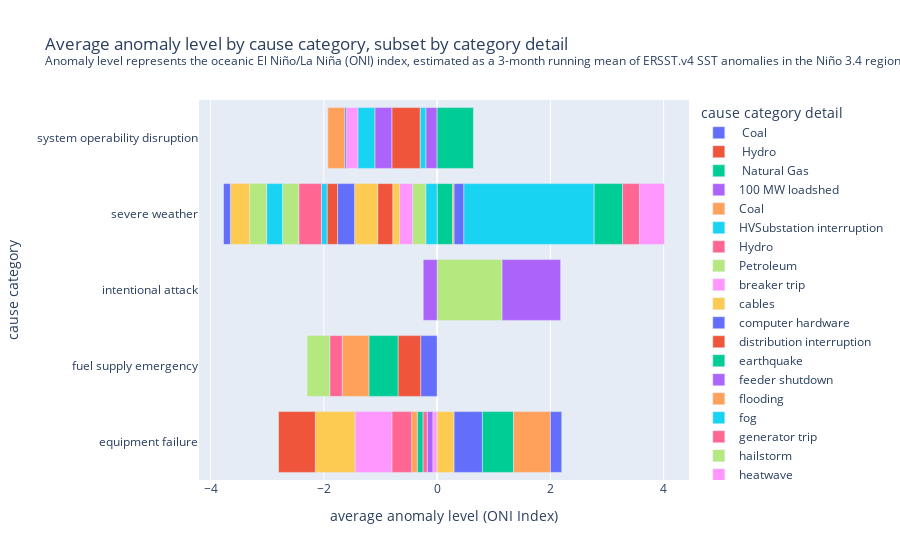

This figure's notebook cell:
### Code cell
# Get pivot table of average anomaly level by cause category and category detail

group2 = pd.pivot_table(df, index=['CAUSE.CATEGORY'], \
    columns=['CAUSE.CATEGORY.DETAIL'], values='ANOMALY.LEVEL', aggfunc=np.mean)
fig7 = group2.plot(kind='barh', \
    title='Average anomaly level by cause category, subset by category '+
    'detail<br><sup>Anomaly level represents the oceanic El Niño/La Niña (ONI)'+
    ' index, estimated as a 3-month running mean of ERSST.v4 SST anomalies in'+
    ' the Niño 3.4 region</sup>',
    labels={'CAUSE.CATEGORY': 'cause category', 'value': 'average anomaly level (ONI Index)'})
fig7.update_layout(legend=dict(title='cause category detail'))
fig7

### Figure 1 — Plotly figure (JSON) as saved in the notebook; plotly's stock layout.template omitted (floating-point values rounded to 4 significant figures)
{"data": [{"alignmentgroup": "True", "hovertemplate": "CAUSE.CATEGORY.DETAIL= Coal<br>average anomaly level (ONI Index)=%{x}<br>cause category=%{y}<extra></extra>", "legendgroup": " Coal", "marker": {"color": "#636efa", "pattern": {"shape": ""}}, "name": " Coal", "offsetgroup": " Coal", "orientation": "h", "showlegend": true, "textposition": "auto", "type": "bar", "x": [null, -0.29, null, null, null], "xaxis": "x", "y": ["equipment failure", "fuel supply emergency", "intentional attack", "severe weather", "system operability disruption"], "yaxis": "y"}, {"alignmentgroup": "True", "hovertemplate": "CAUSE.CATEGORY.DETAIL= Hydro<br>average anomaly level (ONI Index)=%{x}<br>cause category=%{y}<extra></extra>", "legendgroup": " Hydro", "marker": {"color": "#EF553B", "pattern": {"shape": ""}}, "name": " Hydro", "offsetgroup": " Hydro", "orientation": "h", "showlegend": true, "textposition": "auto", "type": "bar", "x": [null, -0.4, null, null, null], "xaxis": "x", "y": ["equipment failure", "fuel supply emergency", "intentional attack", "severe weather", "system operability disruption"], "yaxis": "y"}, {"alignmentgroup": "True", "hovertemplate": "CAUSE.CATEGORY.DETAIL= Natural Gas<br>average anomaly level (ONI Index)=%{x}<br>cause category=%{y}<extra></extra>", "legendgroup": " Natural Gas", "marker": {"color": "#00cc96", "pattern": {"shape": ""}}, "name": " Natural Gas", "offsetgroup": " Natural Gas", "orientation": "h", "showlegend": true, "textposition": "auto", "type": "bar", "x": [null, -0.5143, null, null, null], "xaxis": "x", "y": ["equipment failure", "fuel supply emergency", "intentional attack", "severe weather", "system operability disruption"], "yaxis": "y"}, {"alignmentgroup": "True", "hovertemplate": "CAUSE.CATEGORY.DETAIL=100 MW loadshed<br>average anomaly level (ONI Index)=%{x}<br>cause category=%{y}<extra></extra>", "legendgroup": "100 MW loadshed", "marker": {"color": "#ab63fa", "pattern": {"shape": ""}}, "name": "100 MW loadshed", "offsetgroup": "100 MW loadshed", "orientation": "h", "showlegend": true, "textposition": "auto", "type": "bar", "x": [null, null, null, null, -0.2], "xaxis": "x", "y": ["equipment failure", "fuel supply emergency", "intentional attack", "severe weather", "system operability disruption"], "yaxis": "y"}, {"alignmentgroup": "True", "hovertemplate": "CAUSE.CATEGORY.DETAIL=Coal<br>average anomaly level (ONI Index)=%{x}<br>cause category=%{y}<extra></extra>", "legendgroup": "Coal", "marker": {"color": "#FFA15A", "pattern": {"shape": ""}}, "name": "Coal", "offsetgroup": "Coal", "orientation": "h", "showlegend": true, "textposition": "auto", "type": "bar", "x": [null, -0.4714, null, null, null], "xaxis": "x", "y": ["equipment failure", "fuel supply emergency", "intentional attack", "severe weather", "system operability disruption"], "yaxis": "y"}, {"alignmentgroup": "True", "hovertemplate": "CAUSE.CATEGORY.DETAIL=HVSubstation interruption<br>average anomaly level (ONI Index)=%{x}<br>cause category=%{y}<extra></extra>", "legendgroup": "HVSubstation interruption", "marker": {"color": "#19d3f3", "pattern": {"shape": ""}}, "name": "HVSubstation interruption", "offsetgroup": "HVSubstation interruption", "orientation": "h", "showlegend": true, "textposition": "auto", "type": "bar", "x": [null, null, null, null, -0.1], "xaxis": "x", "y": ["equipment failure", "fuel supply emergency", "intentional attack", "severe weather", "system operability disruption"], "yaxis": "y"}, {"alignmentgroup": "True", "hovertemplate": "CAUSE.CATEGORY.DETAIL=Hydro<br>average anomaly level (ONI Index)=%{x}<br>cause category=%{y}<extra></extra>", "legendgroup": "Hydro", "marker": {"color": "#FF6692", "pattern": {"shape": ""}}, "name": "Hydro", "offsetgroup": "Hydro", "orientation": "h", "showlegend": true, "textposition": "auto", "type": "bar", "x": [null, -0.22, null, null, null], "xaxis": "x", "y": ["equipment failure", "fuel supply emergency", "intentional attack", "severe weather", "system operability disruption"], "yaxis": "y"}, {"alignmentgroup": "True", "hovertemplate": "CAUSE.CATEGORY.DETAIL=Petroleum<br>average anomaly level (ONI Index)=%{x}<br>cause category=%{y}<extra></extra>", "legendgroup": "Petroleum", "marker": {"color": "#B6E880", "pattern": {"shape": ""}}, "name": "Petroleum", "offsetgroup": "Petroleum", "orientation": "h", "showlegend": true, "textposition": "auto", "type": "bar", "x": [null, -0.4, null, null, null], "xaxis": "x", "y": ["equipment failure", "fuel supply emergency", "intentional attack", "severe weather", "system operability disruption"], "yaxis": "y"}, {"alignmentgroup": "True", "hovertemplate": "CAUSE.CATEGORY.DETAIL=breaker trip<br>average anomaly level (ONI Index)=%{x}<br>cause category=%{y}<extra></extra>", "legendgroup": "breaker trip", "marker": {"color": "#FF97FF", "pattern": {"shape": ""}}, "name": "breaker trip", "offsetgroup": "breaker trip", "orientation": "h", "showlegend": true, "textposition": "auto", "type": "bar", "x": [-0.075, null, null, null, null], "xaxis": "x", "y": ["equipment failure", "fuel supply emergency", "intentional attack", "severe weather", "system operability disruption"], "yaxis": "y"}, {"alignmentgroup": "True", "hovertemplate": "CAUSE.CATEGORY.DETAIL=cables<br>average anomaly level (ONI Index)=%{x}<br>cause category=%{y}<extra></extra>", "legendgroup": "cables", "marker": {"color": "#FECB52", "pattern": {"shape": ""}}, "name": "cables", "offsetgroup": "cables", "orientation": "h", "showlegend": true, "textposition": "auto", "type": "bar", "x": [0.3, null, null, null, null], "xaxis": "x", "y": ["equipment failure", "fuel supply emergency", "intentional attack", "severe weather", "system operability disruption"], "yaxis": "y"}, {"alignmentgroup": "True", "hovertemplate": "CAUSE.CATEGORY.DETAIL=computer hardware<br>average anomaly level (ONI Index)=%{x}<br>cause category=%{y}<extra></extra>", "legendgroup": "computer hardware", "marker": {"color": "#636efa", "pattern": {"shape": ""}}, "name": "computer hardware", "offsetgroup": "computer hardware", "orientation": "h", "showlegend": true, "textposition": "auto", "type": "bar", "x": [0.5, null, null, null, null], "xaxis": "x", "y": ["equipment failure", "fuel supply emergency", "intentional attack", "severe weather", "system operability disruption"], "yaxis": "y"}, {"alignmentgroup": "True", "hovertemplate": "CAUSE.CATEGORY.DETAIL=distribution interruption<br>average anomaly level (ONI Index)=%{x}<br>cause category=%{y}<extra></extra>", "legendgroup": "distribution interruption", "marker": {"color": "#EF553B", "pattern": {"shape": ""}}, "name": "distribution interruption", "offsetgroup": "distribution interruption", "orientation": "h", "showlegend": true, "textposition": "auto", "type": "bar", "x": [null, null, null, null, -0.5], "xaxis": "x", "y": ["equipment failure", "fuel supply emergency", "intentional attack", "severe weather", "system operability disruption"], "yaxis": "y"}, {"alignmentgroup": "True", "hovertemplate": "CAUSE.CATEGORY.DETAIL=earthquake<br>average anomaly level (ONI Index)=%{x}<br>cause category=%{y}<extra></extra>", "legendgroup": "earthquake", "marker": {"color": "#00cc96", "pattern": {"shape": ""}}, "name": "earthquake", "offsetgroup": "earthquake", "orientation": "h", "showlegend": true, "textposition": "auto", "type": "bar", "x": [null, null, null, 0.275, null], "xaxis": "x", "y": ["equipment failure", "fuel supply emergency", "intentional attack", "severe weather", "system operability disruption"], "yaxis": "y"}, {"alignmentgroup": "True", "hovertemplate": "CAUSE.CATEGORY.DETAIL=feeder shutdown<br>average anomaly level (ONI Index)=%{x}<br>cause category=%{y}<extra></extra>", "legendgroup": "feeder shutdown", "marker": {"color": "#ab63fa", "pattern": {"shape": ""}}, "name": "feeder shutdown", "offsetgroup": "feeder shutdown", "orientation": "h", "showlegend": true, "textposition": "auto", "type": "bar", "x": [-0.1, null, null, null, null], "xaxis": "x", "y": ["equipment failure", "fuel supply emergency", "intentional attack", "severe weather", "system operability disruption"], "yaxis": "y"}, {"alignmentgroup": "True", "hovertemplate": "CAUSE.CATEGORY.DETAIL=flooding<br>average anomaly level (ONI Index)=%{x}<br>cause category=%{y}<extra></extra>", "legendgroup": "flooding", "marker": {"color": "#FFA15A", "pattern": {"shape": ""}}, "name": "flooding", "offsetgroup": "flooding", "orientation": "h", "showlegend": true, "textposition": "auto", "type": "bar", "x": [null, null, null, 0.025, null], "xaxis": "x", "y": ["equipment failure", "fuel supply emergency", "intentional attack", "severe weather", "system operability disruption"], "yaxis": "y"}, {"alignmentgroup": "True", "hovertemplate": "CAUSE.CATEGORY.DETAIL=fog<br>average anomaly level (ONI Index)=%{x}<br>cause category=%{y}<extra></extra>", "legendgroup": "fog", "marker": {"color": "#19d3f3", "pattern": {"shape": ""}}, "name": "fog", "offsetgroup": "fog", "orientation": "h", "showlegend": true, "textposition": "auto", "type": "bar", "x": [null, null, null, -0.2, null], "xaxis": "x", "y": ["equipment failure", "fuel supply emergency", "intentional attack", "severe weather", "system operability disruption"], "yaxis": "y"}, {"alignmentgroup": "True", "hovertemplate": "CAUSE.CATEGORY.DETAIL=generator trip<br>average anomaly level (ONI Index)=%{x}<br>cause category=%{y}<extra></extra>", "legendgroup": "generator trip", "marker": {"color": "#FF6692", "pattern": {"shape": ""}}, "name": "generator trip", "offsetgroup": "generator trip", "orientation": "h", "showlegend": true, "textposition": "auto", "type": "bar", "x": [-0.075, null, null, null, null], "xaxis": "x", "y": ["equipment failure", "fuel supply emergency", "intentional attack", "severe weather", "system operability disruption"], "yaxis": "y"}, {"alignmentgroup": "True", "hovertemplate": "CAUSE.CATEGORY.DETAIL=hailstorm<br>average anomaly level (ONI Index)=%{x}<br>cause category=%{y}<extra></extra>", "legendgroup": "hailstorm", "marker": {"color": "#B6E880", "pattern": {"shape": ""}}, "name": "hailstorm", "offsetgroup": "hailstorm", "orientation": "h", "showlegend": true, "textposition": "auto", "type": "bar", "x": [null, null, null, -0.2333, null], "xaxis": "x", "y": ["equipment failure", "fuel supply emergency", "intentional attack", "severe weather", "system operability disruption"], "yaxis": "y"}, {"alignmentgroup": "True", "hovertemplate": "CAUSE.CATEGORY.DETAIL=heatwave<br>average anomaly level (ONI Index)=%{x}<br>cause category=%{y}<extra></extra>", "legendgroup": "heatwave", "marker": {"color": "#FF97FF", "pattern": {"shape": ""}}, "name": "heatwave", "offsetgroup": "heatwave", "orientation": "h", "showlegend": true, "textposition": "auto", "type": "bar", "x": [null, null, null, -0.23, null], "xaxis": "x", "y": ["equipment failure", "fuel supply emergency", "intentional attack", "severe weather", "system operability disruption"], "yaxis": "y"}, {"alignmentgroup": "True", "hovertemplate": "CAUSE.CATEGORY.DETAIL=heavy wind<br>average anomaly level (ONI Index)=%{x}<br>cause category=%{y}<extra></extra>", "legendgroup": "heavy wind", "marker": {"color": "#FECB52", "pattern": {"shape": ""}}, "name": "heavy wind", "offsetgroup": "heavy wind", "orientation": "h", "showlegend": true, "textposition": "auto", "type": "bar", "x": [null, null, null, -0.1197, null], "xaxis": "x", "y": ["equipment failure", "fuel supply emergency", "intentional attack", "severe weather", "system operability disruption"], "yaxis": "y"}, {"alignmentgroup": "True", "hovertemplate": "CAUSE.CATEGORY.DETAIL=hurricanes<br>average anomaly level (ONI Index)=%{x}<br>cause category=%{y}<extra></extra>", "legendgroup": "hurricanes", "marker": {"color": "#636efa", "pattern": {"shape": ""}}, "name": "hurricanes", "offsetgroup": "hurricanes", "orientation": "h", "showlegend": true, "textposition": "auto", "type": "bar", "x": [null, null, null, 0.173, null], "xaxis": "x", "y": ["equipment failure", "fuel supply emergency", "intentional attack", "severe weather", "system operability disruption"], "yaxis": "y"}, {"alignmentgroup": "True", "hovertemplate": "CAUSE.CATEGORY.DETAIL=lightning<br>average anomaly level (ONI Index)=%{x}<br>cause category=%{y}<extra></extra>", "legendgroup": "lightning", "marker": {"color": "#EF553B", "pattern": {"shape": ""}}, "name": "lightning", "offsetgroup": "lightning", "orientation": "h", "showlegend": true, "textposition": "auto", "type": "bar", "x": [null, null, null, -0.2667, null], "xaxis": "x", "y": ["equipment failure", "fuel supply emergency", "intentional attack", "severe weather", "system operability disruption"], "yaxis": "y"}, {"alignmentgroup": "True", "hovertemplate": "CAUSE.CATEGORY.DETAIL=line fault<br>average anomaly level (ONI Index)=%{x}<br>cause category=%{y}<extra></extra>", "legendgroup": "line fault", "marker": {"color": "#00cc96", "pattern": {"shape": ""}}, "name": "line fault", "offsetgroup": "line fault", "orientation": "h", "showlegend": true, "textposition": "auto", "type": "bar", "x": [-0.1, null, null, null, null], "xaxis": "x", "y": ["equipment failure", "fuel supply emergency", "intentional attack", "severe weather", "system operability disruption"], "yaxis": "y"}, {"alignmentgroup": "True", "hovertemplate": "CAUSE.CATEGORY.DETAIL=majorsystem interruption<br>average anomaly level (ONI Index)=%{x}<br>cause category=%{y}<extra></extra>", "legendgroup": "majorsystem interruption", "marker": {"color": "#ab63fa", "pattern": {"shape": ""}}, "name": "majorsystem interruption", "offsetgroup": "majorsystem interruption", "orientation": "h", "showlegend": true, "textposition": "auto", "type": "bar", "x": [null, null, null, null, -0.3], "xaxis": "x", "y": ["equipment failure", "fuel supply emergency", "intentional attack", "severe weather", "system operability disruption"], "yaxis": "y"}, {"alignmentgroup": "True", "hovertemplate": "CAUSE.CATEGORY.DETAIL=plant trip<br>average anomaly level (ONI Index)=%{x}<br>cause category=%{y}<extra></extra>", "legendgroup": "plant trip", "marker": {"color": "#FFA15A", "pattern": {"shape": ""}}, "name": "plant trip", "offsetgroup": "plant trip", "orientation": "h", "showlegend": true, "textposition": "auto", "type": "bar", "x": [-0.1, null, null, null, null], "xaxis": "x", "y": ["equipment failure", "fuel supply emergency", "intentional attack", "severe weather", "system operability disruption"], "yaxis": "y"}, {"alignmentgroup": "True", "hovertemplate": "CAUSE.CATEGORY.DETAIL=public appeal<br>average anomaly level (ONI Index)=%{x}<br>cause category=%{y}<extra></extra>", "legendgroup": "public appeal", "marker": {"color": "#19d3f3", "pattern": {"shape": ""}}, "name": "public appeal", "offsetgroup": "public appeal", "orientation": "h", "showlegend": true, "textposition": "auto", "type": "bar", "x": [null, null, null, 2.3, -0.3], "xaxis": "x", "y": ["equipment failure", "fuel supply emergency", "intentional attack", "severe weather", "system operability disruption"], "yaxis": "y"}, {"alignmentgroup": "True", "hovertemplate": "CAUSE.CATEGORY.DETAIL=relaying malfunction<br>average anomaly level (ONI Index)=%{x}<br>cause category=%{y}<extra></extra>", "legendgroup": "relaying malfunction", "marker": {"color": "#FF6692", "pattern": {"shape": ""}}, "name": "relaying malfunction", "offsetgroup": "relaying malfunction", "orientation": "h", "showlegend": true, "textposition": "auto", "type": "bar", "x": [-0.35, null, null, null, null], "xaxis": "x", "y": ["equipment failure", "fuel supply emergency", "intentional attack", "severe weather", "system operability disruption"], "yaxis": "y"}, {"alignmentgroup": "True", "hovertemplate": "CAUSE.CATEGORY.DETAIL=sabotage<br>average anomaly level (ONI Index)=%{x}<br>cause category=%{y}<extra></extra>", "legendgroup": "sabotage", "marker": {"color": "#B6E880", "pattern": {"shape": ""}}, "name": "sabotage", "offsetgroup": "sabotage", "orientation": "h", "showlegend": true, "textposition": "auto", "type": "bar", "x": [null, null, 1.147, null, null], "xaxis": "x", "y": ["equipment failure", "fuel supply emergency", "intentional attack", "severe weather", "system operability disruption"], "yaxis": "y"}, {"alignmentgroup": "True", "hovertemplate": "CAUSE.CATEGORY.DETAIL=shed load<br>average anomaly level (ONI Index)=%{x}<br>cause category=%{y}<extra></extra>", "legendgroup": "shed load", "marker": {"color": "#FF97FF", "pattern": {"shape": ""}}, "name": "shed load", "offsetgroup": "shed load", "orientation": "h", "showlegend": true, "textposition": "auto", "type": "bar", "x": [null, null, null, null, -0.2], "xaxis": "x", "y": ["equipment failure", "fuel supply emergency", "intentional attack", "severe weather", "system operability disruption"], "yaxis": "y"}, {"alignmentgroup": "True", "hovertemplate": "CAUSE.CATEGORY.DETAIL=snow/ice <br>average anomaly level (ONI Index)=%{x}<br>cause category=%{y}<extra></extra>", "legendgroup": "snow/ice ", "marker": {"color": "#FECB52", "pattern": {"shape": ""}}, "name": "snow/ice ", "offsetgroup": "snow/ice ", "orientation": "h", "showlegend": true, "textposition": "auto", "type": "bar", "x": [null, null, null, -0.4077, null], "xaxis": "x", "y": ["equipment failure", "fuel supply emergency", "intentional attack", "severe weather", "system operability disruption"], "yaxis": "y"}, {"alignmentgroup": "True", "hovertemplate": "CAUSE.CATEGORY.DETAIL=snow/ice storm<br>average anomaly level (ONI Index)=%{x}<br>cause category=%{y}<extra></extra>", "legendgroup": "snow/ice storm", "marker": {"color": "#636efa", "pattern": {"shape": ""}}, "name": "snow/ice storm", "offsetgroup": "snow/ice storm", "orientation": "h", "showlegend": true, "textposition": "auto", "type": "bar", "x": [null, null, null, -0.3, null], "xaxis": "x", "y": ["equipment failure", "fuel supply emergency", "intentional attack", "severe weather", "system operability disruption"], "yaxis": "y"}, {"alignmentgroup": "True", "hovertemplate": "CAUSE.CATEGORY.DETAIL=storm<br>average anomaly level (ONI Index)=%{x}<br>cause category=%{y}<extra></extra>", "legendgroup": "storm", "marker": {"color": "#EF553B", "pattern": {"shape": ""}}, "name": "storm", "offsetgroup": "storm", "orientation": "h", "showlegend": true, "textposition": "auto", "type": "bar", "x": [null, null, null, -0.1854, null], "xaxis": "x", "y": ["equipment failure", "fuel supply emergency", "intentional attack", "severe weather", "system operability disruption"], "yaxis": "y"}, {"alignmentgroup": "True", "hovertemplate": "CAUSE.CATEGORY.DETAIL=substation<br>average anomaly level (ONI Index)=%{x}<br>cause category=%{y}<extra></extra>", "legendgroup": "substation", "marker": {"color": "#00cc96", "pattern": {"shape": ""}}, "name": "substation", "offsetgroup": "substation", "orientation": "h", "showlegend": true, "textposition": "auto", "type": "bar", "x": [0.55, null, null, null, null], "xaxis": "x", "y": ["equipment failure", "fuel supply emergency", "intentional attack", "severe weather", "system operability disruption"], "yaxis": "y"}, {"alignmentgroup": "True", "hovertemplate": "CAUSE.CATEGORY.DETAIL=suspicious activity<br>average anomaly level (ONI Index)=%{x}<br>cause category=%{y}<extra></extra>", "legendgroup": "suspicious activity", "marker": {"color": "#ab63fa", "pattern": {"shape": ""}}, "name": "suspicious activity", "offsetgroup": "suspicious activity", "orientation": "h", "showlegend": true, "textposition": "auto", "type": "bar", "x": [null, null, 1.033, null, null], "xaxis": "x", "y": ["equipment failure", "fuel supply emergency", "intentional attack", "severe weather", "system operability disruption"], "yaxis": "y"}, {"alignmentgroup": "True", "hovertemplate": "CAUSE.CATEGORY.DETAIL=switching<br>average anomaly level (ONI Index)=%{x}<br>cause category=%{y}<extra></extra>", "legendgroup": "switching", "marker": {"color": "#FFA15A", "pattern": {"shape": ""}}, "name": "switching", "offsetgroup": "switching", "orientation": "h", "showlegend": true, "textposition": "auto", "type": "bar", "x": [0.65, null, null, null, null], "xaxis": "x", "y": ["equipment failure", "fuel supply emergency", "intentional attack", "severe weather", "system operability disruption"], "yaxis": "y"}, {"alignmentgroup": "True", "hovertemplate": "CAUSE.CATEGORY.DETAIL=thunderstorm<br>average anomaly level (ONI Index)=%{x}<br>cause category=%{y}<extra></extra>", "legendgroup": "thunderstorm", "marker": {"color": "#19d3f3", "pattern": {"shape": ""}}, "name": "thunderstorm", "offsetgroup": "thunderstorm", "orientation": "h", "showlegend": true, "textposition": "auto", "type": "bar", "x": [null, null, null, -0.1, null], "xaxis": "x", "y": ["equipment failure", "fuel supply emergency", "intentional attack", "severe weather", "system operability disruption"], "yaxis": "y"}, {"alignmentgroup": "True", "hovertemplate": "CAUSE.CATEGORY.DETAIL=thunderstorm; islanding<br>average anomaly level (ONI Index)=%{x}<br>cause category=%{y}<extra></extra>", "legendgroup": "thunderstorm; islanding", "marker": {"color": "#FF6692", "pattern": {"shape": ""}}, "name": "thunderstorm; islanding", "offsetgroup": "thunderstorm; islanding", "orientation": "h", "showlegend": true, "textposition": "auto", "type": "bar", "x": [null, null, null, -0.4, null], "xaxis": "x", "y": ["equipment failure", "fuel supply emergency", "intentional attack", "severe weather", "system operability disruption"], "yaxis": "y"}, {"alignmentgroup": "True", "hovertemplate": "CAUSE.CATEGORY.DETAIL=tornadoes<br>average anomaly level (ONI Index)=%{x}<br>cause category=%{y}<extra></extra>", "legendgroup": "tornadoes", "marker": {"color": "#B6E880", "pattern": {"shape": ""}}, "name": "tornadoes", "offsetgroup": "tornadoes", "orientation": "h", "showlegend": true, "textposition": "auto", "type": "bar", "x": [null, null, null, -0.2875, null], "xaxis": "x", "y": ["equipment failure", "fuel supply emergency", "intentional attack", "severe weather", "system operability disruption"], "yaxis": "y"}, {"alignmentgroup": "True", "hovertemplate": "CAUSE.CATEGORY.DETAIL=transformer outage<br>average anomaly level (ONI Index)=%{x}<br>cause category=%{y}<extra></extra>", "legendgroup": "transformer outage", "marker": {"color": "#FF97FF", "pattern": {"shape": ""}}, "name": "transformer outage", "offsetgroup": "transformer outage", "orientation": "h", "showlegend": true, "textposition": "auto", "type": "bar", "x": [-0.65, null, null, null, null], "xaxis": "x", "y": ["equipment failure", "fuel supply emergency", "intentional attack", "severe weather", "system operability disruption"], "yaxis": "y"}, {"alignmentgroup": "True", "hovertemplate": "CAUSE.CATEGORY.DETAIL=transmission<br>average anomaly level (ONI Index)=%{x}<br>cause category=%{y}<extra></extra>", "legendgroup": "transmission", "marker": {"color": "#FECB52", "pattern": {"shape": ""}}, "name": "transmission", "offsetgroup": "transmission", "orientation": "h", "showlegend": true, "textposition": "auto", "type": "bar", "x": [-0.7, null, null, null, null], "xaxis": "x", "y": ["equipment failure", "fuel supply emergency", "intentional attack", "severe weather", "system operability disruption"], "yaxis": "y"}, {"alignmentgroup": "True", "hovertemplate": "CAUSE.CATEGORY.DETAIL=transmission interruption<br>average anomaly level (ONI Index)=%{x}<br>cause category=%{y}<extra></extra>", "legendgroup": "transmission interruption", "marker": {"color": "#636efa", "pattern": {"shape": ""}}, "name": "transmission interruption", "offsetgroup": "transmission interruption", "orientation": "h", "showlegend": true, "textposition": "auto", "type": "bar", "x": [0.2, null, null, null, -0.02941], "xaxis": "x", "y": ["equipment failure", "fuel supply emergency", "intentional attack", "severe weather", "system operability disruption"], "yaxis": "y"}, {"alignmentgroup": "True", "hovertemplate": "CAUSE.CATEGORY.DETAIL=transmission trip<br>average anomaly level (ONI Index)=%{x}<br>cause category=%{y}<extra></extra>", "legendgroup": "transmission trip", "marker": {"color": "#EF553B", "pattern": {"shape": ""}}, "name": "transmission trip", "offsetgroup": "transmission trip", "orientation": "h", "showlegend": true, "textposition": "auto", "type": "bar", "x": [-0.65, null, null, null, null], "xaxis": "x", "y": ["equipment failure", "fuel supply emergency", "intentional attack", "severe weather", "system operability disruption"], "yaxis": "y"}, {"alignmentgroup": "True", "hovertemplate": "CAUSE.CATEGORY.DETAIL=uncontrolled loss<br>average anomaly level (ONI Index)=%{x}<br>cause category=%{y}<extra></extra>", "legendgroup": "uncontrolled loss", "marker": {"color": "#00cc96", "pattern": {"shape": ""}}, "name": "uncontrolled loss", "offsetgroup": "uncontrolled loss", "orientation": "h", "showlegend": true, "textposition": "auto", "type": "bar", "x": [null, null, null, 0.5, 0.6417], "xaxis": "x", "y": ["equipment failure", "fuel supply emergency", "intentional attack", "severe weather", "system operability disruption"], "yaxis": "y"}, {"alignmentgroup": "True", "hovertemplate": "CAUSE.CATEGORY.DETAIL=vandalism<br>average anomaly level (ONI Index)=%{x}<br>cause category=%{y}<extra></extra>", "legendgroup": "vandalism", "marker": {"color": "#ab63fa", "pattern": {"shape": ""}}, "name": "vandalism", "offsetgroup": "vandalism", "orientation": "h", "showlegend": true, "textposition": "auto", "type": "bar", "x": [null, null, -0.2451, null, null], "xaxis": "x", "y": ["equipment failure", "fuel supply emergency", "intentional attack", "severe weather", "system operability disruption"], "yaxis": "y"}, {"alignmentgroup": "True", "hovertemplate": "CAUSE.CATEGORY.DETAIL=voltage reduction<br>average anomaly level (ONI Index)=%{x}<br>cause category=%{y}<extra></extra>", "legendgroup": "voltage reduction", "marker": {"color": "#FFA15A", "pattern": {"shape": ""}}, "name": "voltage reduction", "offsetgroup": "voltage reduction", "orientation": "h", "showlegend": true, "textposition": "auto", "type": "bar", "x": [null, null, null, null, -0.3], "xaxis": "x", "y": ["equipment failure", "fuel supply emergency", "intentional attack", "severe weather", "system operability disruption"], "yaxis": "y"}, {"alignmentgroup": "True", "hovertemplate": "CAUSE.CATEGORY.DETAIL=wildfire<br>average anomaly level (ONI Index)=%{x}<br>cause category=%{y}<extra></extra>", "legendgroup": "wildfire", "marker": {"color": "#19d3f3", "pattern": {"shape": ""}}, "name": "wildfire", "offsetgroup": "wildfire", "orientation": "h", "showlegend": true, "textposition": "auto", "type": "bar", "x": [null, null, null, -0.28, null], "xaxis": "x", "y": ["equipment failure", "fuel supply emergency", "intentional attack", "severe weather", "system operability disruption"], "yaxis": "y"}, {"alignmentgroup": "True", "hovertemplate": "CAUSE.CATEGORY.DETAIL=wind<br>average anomaly level (ONI Index)=%{x}<br>cause category=%{y}<extra></extra>", "legendgroup": "wind", "marker": {"color": "#FF6692", "pattern": {"shape": ""}}, "name": "wind", "offsetgroup": "wind", "orientation": "h", "showlegend": true, "textposition": "auto", "type": "bar", "x": [null, null, null, 0.3, null], "xaxis": "x", "y": ["equipment failure", "fuel supply emergency", "intentional attack", "severe weather", "system operability disruption"], "yaxis": "y"}, {"alignmentgroup": "True", "hovertemplate": "CAUSE.CATEGORY.DETAIL=wind storm<br>average anomaly level (ONI Index)=%{x}<br>cause category=%{y}<extra></extra>", "legendgroup": "wind storm", "marker": {"color": "#B6E880", "pattern": {"shape": ""}}, "name": "wind storm", "offsetgroup": "wind storm", "orientation": "h", "showlegend": true, "textposition": "auto", "type": "bar", "x": [null, null, null, -0.3, null], "xaxis": "x", "y": ["equipment failure", "fuel supply emergency", "intentional attack", "severe weather", "system operability disruption"], "yaxis": "y"}, {"alignmentgroup": "True", "hovertemplate": "CAUSE.CATEGORY.DETAIL=wind/rain<br>average anomaly level (ONI Index)=%{x}<br>cause category=%{y}<extra></extra>", "legendgroup": "wind/rain", "marker": {"color": "#FF97FF", "pattern": {"shape": ""}}, "name": "wind/rain", "offsetgroup": "wind/rain", "orientation": "h", "showlegend": true, "textposition": "auto", "type": "bar", "x": [null, null, null, 0.4417, null], "xaxis": "x", "y": ["equipment failure", "fuel supply emergency", "intentional attack", "severe weather", "system operability disruption"], "yaxis": "y"}, {"alignmentgroup": "True", "hovertemplate": "CAUSE.CATEGORY.DETAIL=winter<br>average anomaly level (ONI Index)=%{x}<br>cause category=%{y}<extra></extra>", "legendgroup": "winter", "marker": {"color": "#FECB52", "pattern": {"shape": ""}}, "name": "winter", "offsetgroup": "winter", "orientation": "h", "showlegend": true, "textposition": "auto", "type": "bar", "x": [null, null, null, -0.3391, null], "xaxis": "x", "y": ["equipment failure", "fuel supply emergency", "intentional attack", "severe weather", "system operability disruption"], "yaxis": "y"}, {"alignmentgroup": "True", "hovertemplate": "CAUSE.CATEGORY.DETAIL=winter storm<br>average anomaly level (ONI Index)=%{x}<br>cause category=%{y}<extra></extra>", "legendgroup": "winter storm", "marker": {"color": "#636efa", "pattern": {"shape": ""}}, "name": "winter storm", "offsetgroup": "winter storm", "orientation": "h", "showlegend": true, "textposition": "auto", "type": "bar", "x": [null, null, null, -0.122, null], "xaxis": "x", "y": ["equipment failure", "fuel supply emergency", "intentional attack", "severe weather", "system operability disruption"], "yaxis": "y"}], "layout": {"barmode": "relative", "legend": {"title": {"text": "cause category detail"}, "tracegroupgap": 0}, "title": {"text": "Average anomaly level by cause category, subset by category detail<br><sup>Anomaly level represents the oceanic El Niño/La Niña (ONI) index, estimated as a 3-month running mean of ERSST.v4 SST anomalies in the Niño 3.4 region</sup>"}, "xaxis": {"anchor": "y", "domain": [0, 1], "title": {"text": "average anomaly level (ONI Index)"}}, "yaxis": {"anchor": "x", "domain": [0, 1], "title": {"text": "cause category"}}}}
